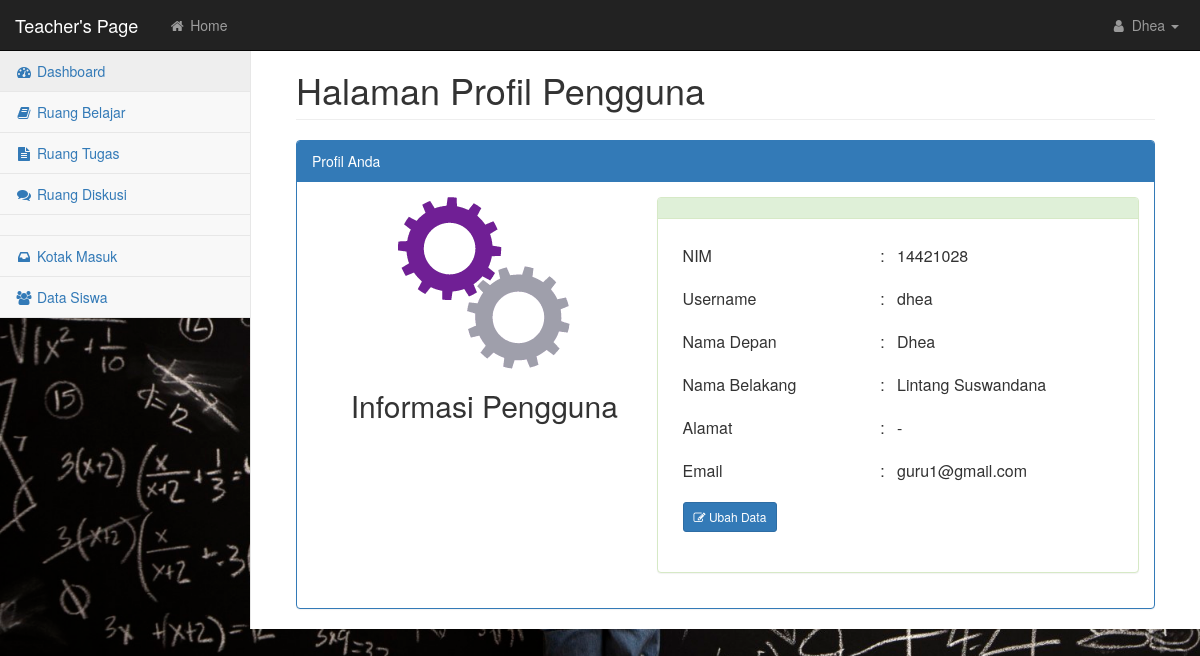
The app's page /teacher/index.php?page=profile (signed in) with its own data.
### tables this page shows
CREATE TABLE IF NOT EXISTS `users` (
  `id_user` int(11) NOT NULL AUTO_INCREMENT,
  `userid` varchar(20) NOT NULL,
  `first_name` varchar(50) DEFAULT NULL,
  `last_name` varchar(50) DEFAULT NULL,
  `alamat` text,
  `email` varchar(50) DEFAULT NULL,
  `username` varchar(10) NOT NULL,
  `password` varchar(50) DEFAULT NULL,
  `level` enum('student','teacher','teacher3') DEFAULT 'student',
  PRIMARY KEY (`id_user`,`userid`,`username`)
);

### teacher/module/profile/profile.php (the view, shortened to what this page needs)
<section>
    <div>
        <div class="row">
            <div class="col-lg-12">
                <h1 class="page-header">Halaman Profil Pengguna</h1>
            </div>
        </div>
        <div class="row">
            <div class="col-lg-12">
                <div class="panel panel-primary">
                    <div class="panel-heading">
                        Profil Anda
                    </div>
                    <div id="example" class="panel-body">
                        <div class="row">
                            <div class="col-lg-12">
                                <div class="col-lg-5">
                                    <center>
                                        <img src="../file/images/spinner.gif" alt=""/>
                                        <h2>Informasi Pengguna</h2>
                                    </center>
                                </div>
                                <div class="col-lg-offset-5">
                                    <div class="panel panel-success">
                                        <div class="panel-heading"></div>
                                        <?php
                                        $id = $_SESSION['ids'];
                                        $query = "SELECT * FROM users WHERE id_user='$id'";
                                        $hasil  = mysqli_query($con, $query);
                                        while($r = mysqli_fetch_array($hasil)){
                                            $username       = $r['username'];
                                            $userid         = $r['userid'];
                                            $nm_depan       = $r['first_name'];
                                            $nm_belakang    = $r['last_name'];
                                            $alamat         = $r['alamat'];
                                            $email          = $r['email'];
                                        }
                                        ?>
                                        <div class="panel-body">
                                            <table width='100%' style="m-bottom: 10px;">
                                                <tr>
                                                    <td style="padding: 10px;">NIM</td>
                                                    <td style="padding-left: 5px; padding-right: 5px">:</td>
                                                    <td><?php echo $userid; ?></td>
                                                </tr>
                                                <tr>
                                                    <td style="padding: 10px;">Username</td>
                                                    <td style="padding-left: 5px; padding-right: 5px">:</td>
                                                    <td><?php echo $username; ?></td>
                                                </tr>
                                                <tr>
                                                    <td style="padding: 10px;">Nama Depan</td>
                                                    <td style="padding-left: 5px; padding-right: 5px">:</td>
                                                    <td><?php echo $nm_depan; ?></td>
                                                </tr>
                                                <tr>
                                                    <td style="padding: 10px;">Nama Belakang</td>
                                                    <td style="padding-left: 5px; padding-right: 5px">:</td>
                                                    <td><?php echo $nm_belakang; ?></td>
                                                </tr>
                                                <tr>
                                                    <td style="padding: 10px;">Alamat</td>
                                                    <td style="padding-left: 5px; padding-right: 5px">:</td>
                                                    <td><?php echo $alamat; ?></td>
                                                </tr>
                                                <tr>
                                                    <td style="padding: 10px;">Email</td>
                                                    <td style="padding-left: 5px; padding-right: 5px">:</td>
                                                    <td><?php echo $email; ?></td>
                                                </tr>
                                            </table>
                                            <div class="form-group btn-ch-profile">
                                                <a href="index.php?page=edit-profile">
                                                    <button style="margin: 10px;" class="btn btn-primary btn-sm">
                                                        <i class="fa fa-edit"></i> Ubah Data
                                                    </button>
                                                </a>
                                            </div>
                                        </div>
                                    </div>
                                </div>
                            </div>
                        </div>
                    </div>
                </div>
            </div>
        </div>
    </div>
</section>

### css/startmin.css (style rules this page uses)
body { background-color: #f8f8f8; }

### css/mystyle.css (style rules this page uses)
.background { background: url(../file/images/blackboard.jpg); background-attachment: fixed; background-size: cover; }

### records on screen
users: userid "14421028", username "dhea", first_name "Dhea", last_name "Lintang Suswandana", alamat "-", email "guru1@gmail.com"

### other values on screen
$_SESSION['nama1'] "Dhea"
